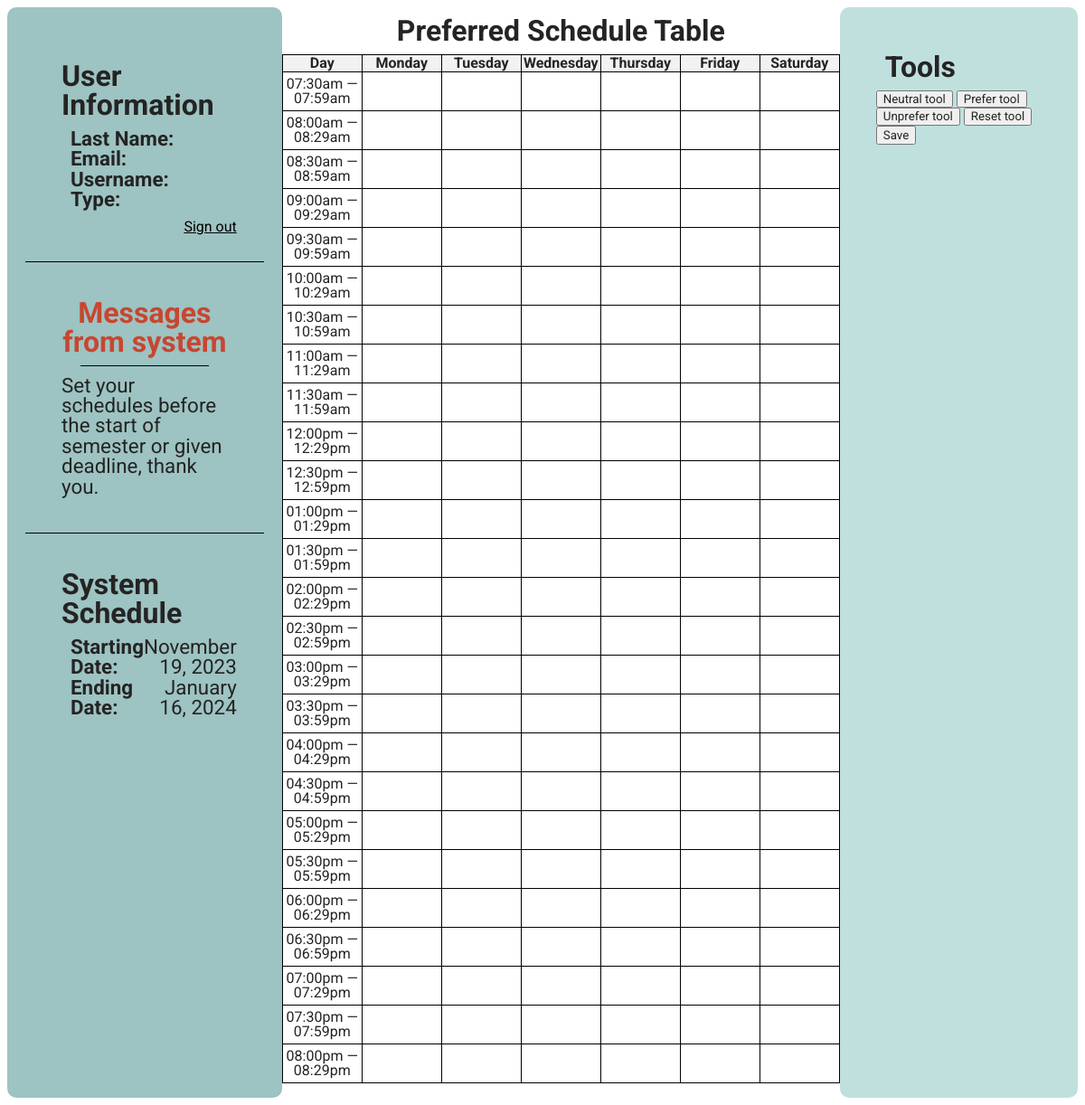
Screenshot of /teacherDashboard.php with the database file from the repository.
### tables this page shows
CREATE TABLE `laura_messages` (
  `id` int(11) NOT NULL AUTO_INCREMENT,
  `message` text NOT NULL,
  `message_type` varchar(30) NOT NULL,
  `deletion_timestamp` timestamp NOT NULL DEFAULT current_timestamp(),
  PRIMARY KEY (`id`)
);

CREATE TABLE `program_status` (
  `id` int(11) NOT NULL AUTO_INCREMENT,
  `is_ongoing` tinyint(1) DEFAULT NULL,
  `start_time` date DEFAULT NULL,
  `end_time` date DEFAULT NULL,
  PRIMARY KEY (`id`)
);

### teacherDashboard.php (the view, shortened to what this page needs)
<!DOCTYPE html>
<html lang="en">
<head>
    <link rel="stylesheet" href="styles.css">
</head>
<body>
<div class="col main_nav">
    <div class="main-nav-child userInfo">
        <h2>User Information </h2>
        <?php
        echo "<div class='userItem'><b>Last Name:&nbsp&nbsp</b><p>{$_SESSION['last_name']}</p></div>";
        echo "<div class='userItem'><b>Email:&nbsp&nbsp</b><p>{$_SESSION['email']}</p></div>";
        echo "<div class='userItem'><b>Username:&nbsp&nbsp</b><p>{$_SESSION['username']}</p></div>";
        echo "<div class='userItem'><b>Type:&nbsp&nbsp</b><p>{$_SESSION['type']}</p></div>";
        ?>
        <a href="">Sign out</a>
    </div>
    <div class="main-nav-child systemInfo">
        <h2>Messages from system</h2>
        <?php
        include "connect_db.php";
        $rtrv_stmt = $connect->prepare("SELECT message, message_type FROM laura_messages WHERE message_type = 'pre-semester';");
        if ($rtrv_stmt->execute()) {
            $data = $rtrv_stmt->fetch(PDO::FETCH_ASSOC);
            echo '<hr style="border: none; border-top: 1px solid #000; width: 70%; margin: 0 auto;">';
            if (isset($data['message'])) {
                echo '<p style="margin: 0; padding: 10px; font-size:1.4rem">'.$data['message'].'</p>';
            } else {
                echo '<p style="text-align: center; margin: 0; padding: 10px; font-size:1.4rem">inbox is empty</p>';
            }
        }
        ?>
    </div>
    <div class="main-nav-child sysSChed">
        <h2>System Schedule</h2>
        <?php
        include 'connect_db.php';
        $pstat_stmt = $connect->prepare("SELECT is_ongoing, start_time, end_time FROM program_status;");
        if ($pstat_stmt->execute()) {
            $data = $pstat_stmt->fetch(PDO::FETCH_ASSOC);
            $startDateTime = new DateTime($data['start_time']);
            $formattedStartTime = $startDateTime->format('F j, Y');
            $endDateTime = new DateTime($data['end_time']);
            $formattedEndTime = $endDateTime->format('F j, Y');
            echo "<div class='userItem'><b>Starting Date:&nbsp;&nbsp;</b><p>{$formattedStartTime}</p></div>";
            echo "<div class='userItem'><b>Ending Date:&nbsp;&nbsp;</b><p>{$formattedEndTime}</p></div>";
        }
        ?>
    </div>
</div>
<div class="col tableTab">
    <h2>Preferred Schedule Table</h2>
    <form class="formtable" id="formtable" action="updatePreferredSchedule.php" method="post">
        <table>
            <tr>
                <th>Day</th>
                <?php
                $daysOfWeek = ['Monday', 'Tuesday', 'Wednesday', 'Thursday', 'Friday', 'Saturday'];
                $incre = 0;
                foreach ($daysOfWeek as $day) {
                    echo "<th class='dayofweekheader' onclick='selectColumn($incre)'>$day</th>";
                    $incre += 1;
                }
                ?>
            </tr>
            <?php
            $asRestrict = [];
            $asPrefer = [];
            $timeSlots = generateTimeSlots();
            $id = 0;
            $td_id = 0;
            foreach ($timeSlots as $time) {
                echo "<tr>";
                echo "<td id='row$td_id' class='' onclick='selectRow(row$td_id)' style='height: 40px; cursor: pointer;'>$time</td>";
                $td_id += 1;
                foreach ($daysOfWeek as $day) {
                    $inputName = "$day - $time";
                    $isRestrict = in_array($inputName, $asRestrict);
                    $isPrefer = in_array($inputName, $asPrefer);
                    $value = 0;
                    $value = $isPrefer ? 1 : $value;
                    $value = $isRestrict ? 2 : $value;
                    $class = '';
                    if ($value == 2) {
                        $class = 'unprefer-tool';
                    } elseif ($value == 1) {
                        $class = 'prefer-tool';
                    } elseif ($value == 0) {
                        $class = 'neutral-tool';
                    }
                    echo "<td style='' class='$class' onclick='writeToInput($id)' id='cell$id' value=''><input id='$id' type='text' value='$value' name='$inputName' class='' readonly></td>";
                    $id += 1;
                }
                echo "</tr>";
            }
            ?>
        </table>
        <br>
    </form>
</div>
<div class="col tools">
    <h2>Tools</h2>
    <div id="tools">
        <button href="#" onclick="selectTool(0)">Neutral tool</button>
        <button href="#" onclick="selectTool(1)">Prefer tool</button>
        <button href="#" onclick="selectTool(2)">Unprefer tool</button>
        <button href="#" onclick="reset()">Reset tool</button>
        <input type="submit" value="Save" onclick="submitForm()">
    </div>
</div>
<?php
function generateTimeSlots() {
    $timeSlots = [];
    $startTime = strtotime('7:30 AM');
    $endTime = strtotime('8:00 PM');
    while ($startTime <= $endTime) {
        $nextTime = date('h:ia', $startTime + 30 * 59);
        $timeSlots[] = date('h:ia', $startTime).' — '. $nextTime;
        $startTime += 30 * 60;
    }
    return $timeSlots;
}
?>
</body>
</html>

### styles.css (style rules this page uses)
table { border-collapse: collapse; width: 90%; }
* { color: #242423; font-family: 'Roboto', sans-serif; line-height: 1; }
p { margin: 0; padding: 0; }
body { display: grid; grid-template-columns: 1fr 1fr 1fr; }
table, th, td { border: 1px solid black; }
th, td { text-align: center; }
td { min-width: 85px; width: 85px; }
th { background-color: #f2f2f2; }
.formtable { margin: auto; padding: auto; }
h2 { font-size: 2rem; padding: 0px; margin: 10px; }
.userInfo { display: flex; flex-direction: column; }
.userItem { text-align: left; display: flex; flex-direction: row; font-size: 1.4rem; justify-content: space-between; }
.userItem b { text-align: left; margin-left: 20px; }
.userItem p { text-align: right; }
.userInfo a { text-align: right; padding-top: 11px; width: 100%; }
.main_nav { background-color: #9DC3C2; padding: 20px; border-radius: 10px; }
.main-nav-child { padding: 30px; }
.main-nav-child:not(:last-child) { border-bottom: 1px solid #000; }
.tableTab h2 { display: flex; justify-content: center; }
.tableTab { align-items: center; justify-content: center; margin-left: auto; margin-right: auto; }
.systemInfo h2 { text-align: center; color: #C84630; }
.tools { background-color: #C0E0DE; padding: 40px; border-radius: 10px; }
.neutral-tool { background-color: white; cursor: pointer; }
.dayofweekheader { cursor: pointer; }

### rows the page displays
laura_messages: message "Set your schedules before the start of semester or given deadline, thank you."
program_status: start_time "November 19, 2023", end_time "January 16, 2024"

### other values shown
$day "Monday"
$day "Tuesday"
$day "Wednesday"
$day "Thursday"
$day "Friday"
$day "Saturday"
$time "07:30am — 07:59am"
$time "08:00am — 08:29am"
$time "08:30am — 08:59am"
$time "09:00am — 09:29am"
$time "09:30am — 09:59am"
$time "10:00am — 10:29am"
$time "10:30am — 10:59am"
$time "11:00am — 11:29am"
$time "11:30am — 11:59am"
